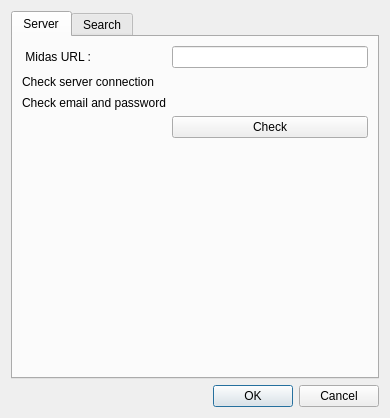
<?xml version="1.0" encoding="UTF-8"?>
<ui version="4.0">
 <class>SettingsDialog</class>
 <widget class="QDialog" name="SettingsDialog">
  <property name="windowModality">
   <enum>Qt::ApplicationModal</enum>
  </property>
  <property name="geometry">
   <rect>
    <x>0</x>
    <y>0</y>
    <width>390</width>
    <height>418</height>
   </rect>
  </property>
  <property name="minimumSize">
   <size>
    <width>300</width>
    <height>0</height>
   </size>
  </property>
  <property name="windowTitle">
   <string>Settings</string>
  </property>
  <property name="windowIcon">
   <iconset resource="../DionysusIcons.qrc">
    <normaloff>:/icons/Icon16.PNG</normaloff>:/icons/Icon16.PNG</iconset>
  </property>
  <property name="modal">
   <bool>true</bool>
  </property>
  <layout class="QVBoxLayout" name="verticalLayout_5">
   <item>
    <widget class="QTabWidget" name="settingTab">
     <property name="enabled">
      <bool>true</bool>
     </property>
     <property name="currentIndex">
      <number>0</number>
     </property>
     <widget class="QWidget" name="serverTab">
      <attribute name="icon">
       <iconset resource="../DionysusIcons.qrc">
        <normaloff>:/icons/earth_network.png</normaloff>:/icons/earth_network.png</iconset>
      </attribute>
      <attribute name="title">
       <string>Server</string>
      </attribute>
      <layout class="QGridLayout" name="gridLayout">
       <item row="0" column="0">
        <widget class="QLabel" name="midasURLLabel">
         <property name="text">
          <string>Midas URL :</string>
         </property>
         <property name="alignment">
          <set>Qt::AlignRight|Qt::AlignTrailing|Qt::AlignVCenter</set>
         </property>
         <property name="margin">
          <number>3</number>
         </property>
         <property name="buddy">
          <cstring>midasURLEdit</cstring>
         </property>
        </widget>
       </item>
       <item row="2" column="0" colspan="2">
        <widget class="QLabel" name="label">
         <property name="text">
          <string>Check server connection </string>
         </property>
        </widget>
       </item>
       <item row="3" column="0" colspan="2">
        <widget class="QLabel" name="label_3">
         <property name="sizePolicy">
          <sizepolicy hsizetype="Preferred" vsizetype="Preferred">
           <horstretch>0</horstretch>
           <verstretch>0</verstretch>
          </sizepolicy>
         </property>
         <property name="text">
          <string>Check email and password</string>
         </property>
        </widget>
       </item>
       <item row="2" column="2">
        <widget class="QLabel" name="checkServerConnectivityLabel">
         <property name="minimumSize">
          <size>
           <width>16</width>
           <height>16</height>
          </size>
         </property>
         <property name="maximumSize">
          <size>
           <width>24</width>
           <height>24</height>
          </size>
         </property>
         <property name="text">
          <string/>
         </property>
         <property name="pixmap">
          <pixmap resource="../DionysusIcons.qrc">:/icons/QuestionMark_48x48.png</pixmap>
         </property>
         <property name="scaledContents">
          <bool>true</bool>
         </property>
         <property name="alignment">
          <set>Qt::AlignRight|Qt::AlignTrailing|Qt::AlignVCenter</set>
         </property>
        </widget>
       </item>
       <item row="3" column="2">
        <widget class="QLabel" name="checkLoginLabel">
         <property name="maximumSize">
          <size>
           <width>24</width>
           <height>24</height>
          </size>
         </property>
         <property name="text">
          <string/>
         </property>
         <property name="pixmap">
          <pixmap resource="../DionysusIcons.qrc">:/icons/QuestionMark_48x48.png</pixmap>
         </property>
         <property name="scaledContents">
          <bool>true</bool>
         </property>
         <property name="alignment">
          <set>Qt::AlignRight|Qt::AlignTrailing|Qt::AlignVCenter</set>
         </property>
        </widget>
       </item>
       <item row="0" column="2">
        <widget class="QLineEdit" name="midasURLEdit">
         <property name="readOnly">
          <bool>false</bool>
         </property>
        </widget>
       </item>
       <item row="4" column="2">
        <widget class="QPushButton" name="checkConnectionSettingsButton">
         <property name="layoutDirection">
          <enum>Qt::LeftToRight</enum>
         </property>
         <property name="text">
          <string>Check</string>
         </property>
         <property name="icon">
          <iconset resource="../DionysusIcons.qrc">
           <normaloff>:/icons/check2.png</normaloff>:/icons/check2.png</iconset>
         </property>
        </widget>
       </item>
       <item row="5" column="2">
        <spacer name="verticalSpacer">
         <property name="orientation">
          <enum>Qt::Vertical</enum>
         </property>
         <property name="sizeHint" stdset="0">
          <size>
           <width>20</width>
           <height>40</height>
          </size>
         </property>
        </spacer>
       </item>
      </layout>
     </widget>
     <widget class="QWidget" name="searchTab">
      <attribute name="icon">
       <iconset resource="../DionysusIcons.qrc">
        <normaloff>:/icons/find.png</normaloff>:/icons/find.png</iconset>
      </attribute>
      <attribute name="title">
       <string>Search</string>
      </attribute>
      <layout class="QVBoxLayout" name="verticalLayout_4">
       <item>
        <widget class="QGroupBox" name="serachModeBox">
         <property name="title">
          <string>Search Mode</string>
         </property>
         <layout class="QVBoxLayout" name="verticalLayout_2">
          <item>
           <widget class="QRadioButton" name="searchInAllWordRadioButton">
            <property name="text">
             <string>All words</string>
            </property>
            <property name="checked">
             <bool>true</bool>
            </property>
           </widget>
          </item>
          <item>
           <widget class="QRadioButton" name="searchInAtLeastRadioButton">
            <property name="text">
             <string>At least one word</string>
            </property>
           </widget>
          </item>
         </layout>
        </widget>
       </item>
       <item>
        <widget class="QGroupBox" name="searchInBox">
         <property name="title">
          <string>Search in :</string>
         </property>
         <layout class="QVBoxLayout" name="verticalLayout_3">
          <item>
           <widget class="QCheckBox" name="searchInTitlesCheckBox">
            <property name="text">
             <string>Titles</string>
            </property>
           </widget>
          </item>
          <item>
           <widget class="QCheckBox" name="searchInKeywordsCheckBox">
            <property name="text">
             <string>Keywords</string>
            </property>
           </widget>
          </item>
          <item>
           <widget class="QCheckBox" name="searchInAbstractsCheckBox">
            <property name="text">
             <string>Abstracts</string>
            </property>
           </widget>
          </item>
          <item>
           <widget class="QCheckBox" name="searchInSponsorsCheckBox">
            <property name="text">
             <string>Sponsors</string>
            </property>
           </widget>
          </item>
          <item>
           <widget class="QCheckBox" name="searchInAuthorsCheckBox">
            <property name="text">
             <string>Authors</string>
            </property>
           </widget>
          </item>
          <item>
           <widget class="QCheckBox" name="searchInDescriptionsCheckBox">
            <property name="text">
             <string>Descriptions</string>
            </property>
           </widget>
          </item>
          <item>
           <widget class="QCheckBox" name="searchInBitstreamsCheckBox">
            <property name="text">
             <string>Bitstreams</string>
            </property>
           </widget>
          </item>
         </layout>
        </widget>
       </item>
      </layout>
     </widget>
    </widget>
   </item>
   <item>
    <widget class="QDialogButtonBox" name="buttonBox">
     <property name="standardButtons">
      <set>QDialogButtonBox::Cancel|QDialogButtonBox::Ok</set>
     </property>
    </widget>
   </item>
  </layout>
 </widget>
 <tabstops>
  <tabstop>buttonBox</tabstop>
  <tabstop>searchInAllWordRadioButton</tabstop>
  <tabstop>searchInAtLeastRadioButton</tabstop>
  <tabstop>searchInTitlesCheckBox</tabstop>
  <tabstop>searchInKeywordsCheckBox</tabstop>
  <tabstop>searchInAbstractsCheckBox</tabstop>
  <tabstop>searchInSponsorsCheckBox</tabstop>
  <tabstop>searchInAuthorsCheckBox</tabstop>
  <tabstop>searchInDescriptionsCheckBox</tabstop>
  <tabstop>searchInBitstreamsCheckBox</tabstop>
 </tabstops>
 <resources>
  <include location="../DionysusIcons.qrc"/>
  <include location="../DionysusIcons.qrc"/>
  <include location="../DionysusIcons.qrc"/>
  <include location="../DionysusIcons.qrc"/>
  <include location="../DionysusIcons.qrc"/>
 </resources>
 <connections>
  <connection>
   <sender>buttonBox</sender>
   <signal>accepted()</signal>
   <receiver>SettingsDialog</receiver>
   <slot>accept()</slot>
   <hints>
    <hint type="sourcelabel">
     <x>268</x>
     <y>389</y>
    </hint>
    <hint type="destinationlabel">
     <x>3</x>
     <y>366</y>
    </hint>
   </hints>
  </connection>
  <connection>
   <sender>buttonBox</sender>
   <signal>rejected()</signal>
   <receiver>SettingsDialog</receiver>
   <slot>reject()</slot>
   <hints>
    <hint type="sourcelabel">
     <x>290</x>
     <y>390</y>
    </hint>
    <hint type="destinationlabel">
     <x>299</x>
     <y>404</y>
    </hint>
   </hints>
  </connection>
 </connections>
</ui>
